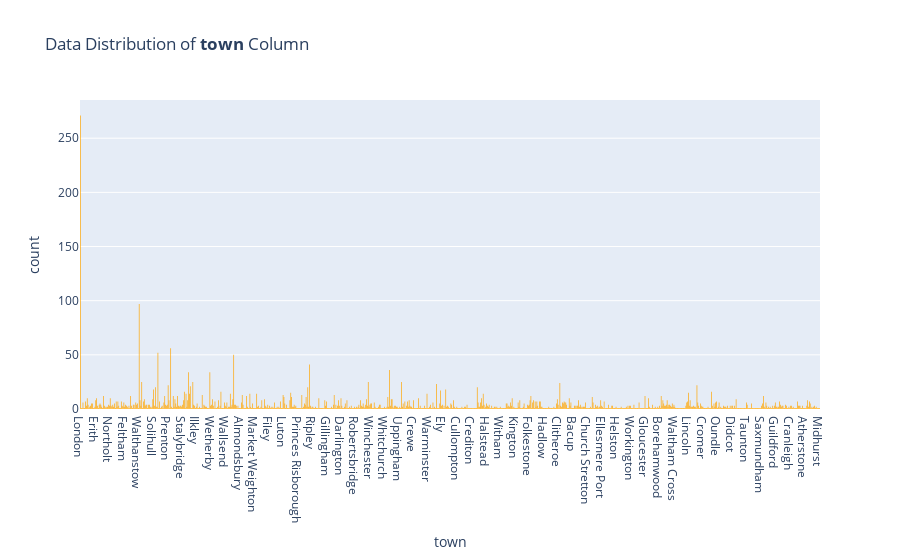

The notebook cell this image was saved under:
### Code cell
# Histogram for town column

fig = px.histogram(df, x="town", title='Data Distribution of <b>town</b> Column', color_discrete_sequence=['orange'])
fig.show()

### Figure 1 — Plotly figure (JSON) as saved in the notebook; plotly's stock layout.template omitted (floating-point values rounded to 4 significant figures; data arrays with more than 128 entries replaced by an {"elided": "..."} marker saying what was removed)
{"data": [{"alignmentgroup": "True", "bingroup": "x", "hovertemplate": "town=%{x}<br>count=%{y}<extra></extra>", "legendgroup": "", "marker": {"color": "orange"}, "name": "", "offsetgroup": "", "orientation": "v", "showlegend": false, "type": "histogram", "x": {"elided": "3485 str values"}, "xaxis": "x", "yaxis": "y"}], "layout": {"barmode": "relative", "legend": {"tracegroupgap": 0}, "title": {"text": "Data Distribution of <b>town</b> Column"}, "xaxis": {"anchor": "y", "domain": [0, 1], "title": {"text": "town"}}, "yaxis": {"anchor": "x", "domain": [0, 1], "title": {"text": "count"}}}}
